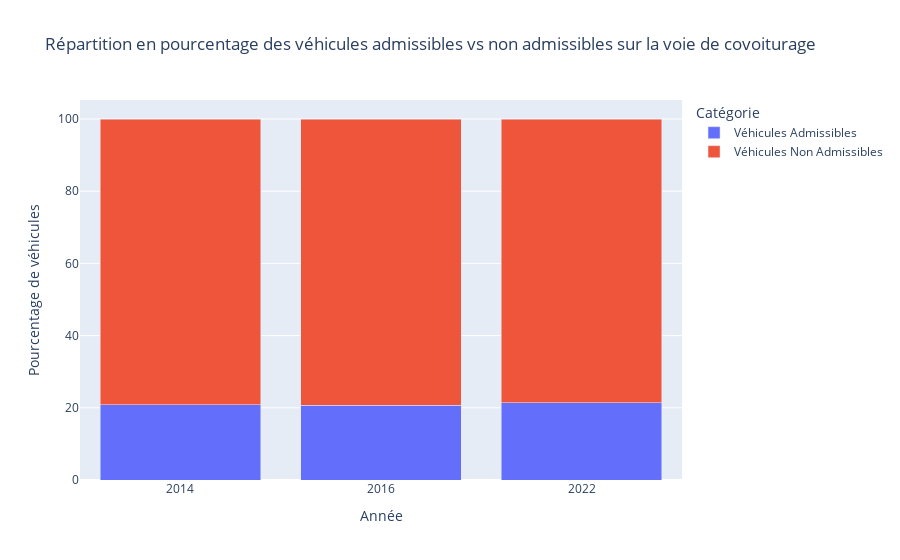

The notebook cell this image was saved under:
### Code cell
# 4. Répartition des véhicules admissibles vs non admissibles sur la voie de covoiturage (en pourcentage)
vehicules_autorises = ["Taxis", "Bus", "Véhicules Utilitaires", "Autres (incluant covoiturage)"]
df_eligible = df[df["catégories de véhicules"].isin(vehicules_autorises)].groupby("année")["données"].sum().reset_index()
df_non_eligible = df[~df["catégories de véhicules"].isin(vehicules_autorises)].groupby("année")["données"].sum().reset_index()

df_total = df.groupby("année")["données"].sum().reset_index()
df_eligible = df_eligible.merge(df_total, on="année", suffixes=("_eligible", "_total"))
df_non_eligible = df_non_eligible.merge(df_total, on="année", suffixes=("_non_eligible", "_total"))

df_eligible["Pourcentage"] = (df_eligible["données_eligible"] / df_eligible["données_total"]) * 100
df_non_eligible["Pourcentage"] = (df_non_eligible["données_non_eligible"] / df_non_eligible["données_total"]) * 100

df_eligible["Type"] = "Véhicules Admissibles"
df_non_eligible["Type"] = "Véhicules Non Admissibles"
df_final = pd.concat([df_eligible[["année", "Pourcentage", "Type"]], df_non_eligible[["année", "Pourcentage", "Type"]]])
df_final = df_final.dropna()  # Supprime les années avec NaN
df_final = df_final[df_final["année"].isin(df["année"].unique())]  # Garde seulement les années valides

fig_admissibles = px.bar(df_final, x="année", y="Pourcentage", color="Type", barmode="stack",
                          labels={"Pourcentage": "Pourcentage de véhicules", "année": "Année", "Type": "Catégorie"},
                          title="Répartition en pourcentage des véhicules admissibles vs non admissibles sur la voie de covoiturage")

fig_admissibles.update_xaxes(type="category")  # Force Plotly à traiter les années comme des catégories discrètes
fig_admissibles.show()
df_eligible

### Figure 1 — Plotly figure (JSON) as saved in the notebook; plotly's stock layout.template omitted (floating-point values rounded to 4 significant figures)
{"data": [{"alignmentgroup": "True", "hovertemplate": "Catégorie=Véhicules Admissibles<br>Année=%{x}<br>Pourcentage de véhicules=%{y}<extra></extra>", "legendgroup": "Véhicules Admissibles", "marker": {"color": "#636efa", "pattern": {"shape": ""}}, "name": "Véhicules Admissibles", "offsetgroup": "Véhicules Admissibles", "orientation": "v", "showlegend": true, "textposition": "auto", "type": "bar", "x": [2014, 2016, 2022], "xaxis": "x", "y": [20.91, 20.73, 21.45], "yaxis": "y"}, {"alignmentgroup": "True", "hovertemplate": "Catégorie=Véhicules Non Admissibles<br>Année=%{x}<br>Pourcentage de véhicules=%{y}<extra></extra>", "legendgroup": "Véhicules Non Admissibles", "marker": {"color": "#EF553B", "pattern": {"shape": ""}}, "name": "Véhicules Non Admissibles", "offsetgroup": "Véhicules Non Admissibles", "orientation": "v", "showlegend": true, "textposition": "auto", "type": "bar", "x": [2014, 2016, 2022], "xaxis": "x", "y": [79.09, 79.27, 78.55], "yaxis": "y"}], "layout": {"barmode": "stack", "legend": {"title": {"text": "Catégorie"}, "tracegroupgap": 0}, "title": {"text": "Répartition en pourcentage des véhicules admissibles vs non admissibles sur la voie de covoiturage"}, "xaxis": {"anchor": "y", "domain": [0, 1], "title": {"text": "Année"}, "type": "category"}, "yaxis": {"anchor": "x", "domain": [0, 1], "title": {"text": "Pourcentage de véhicules"}}}}
